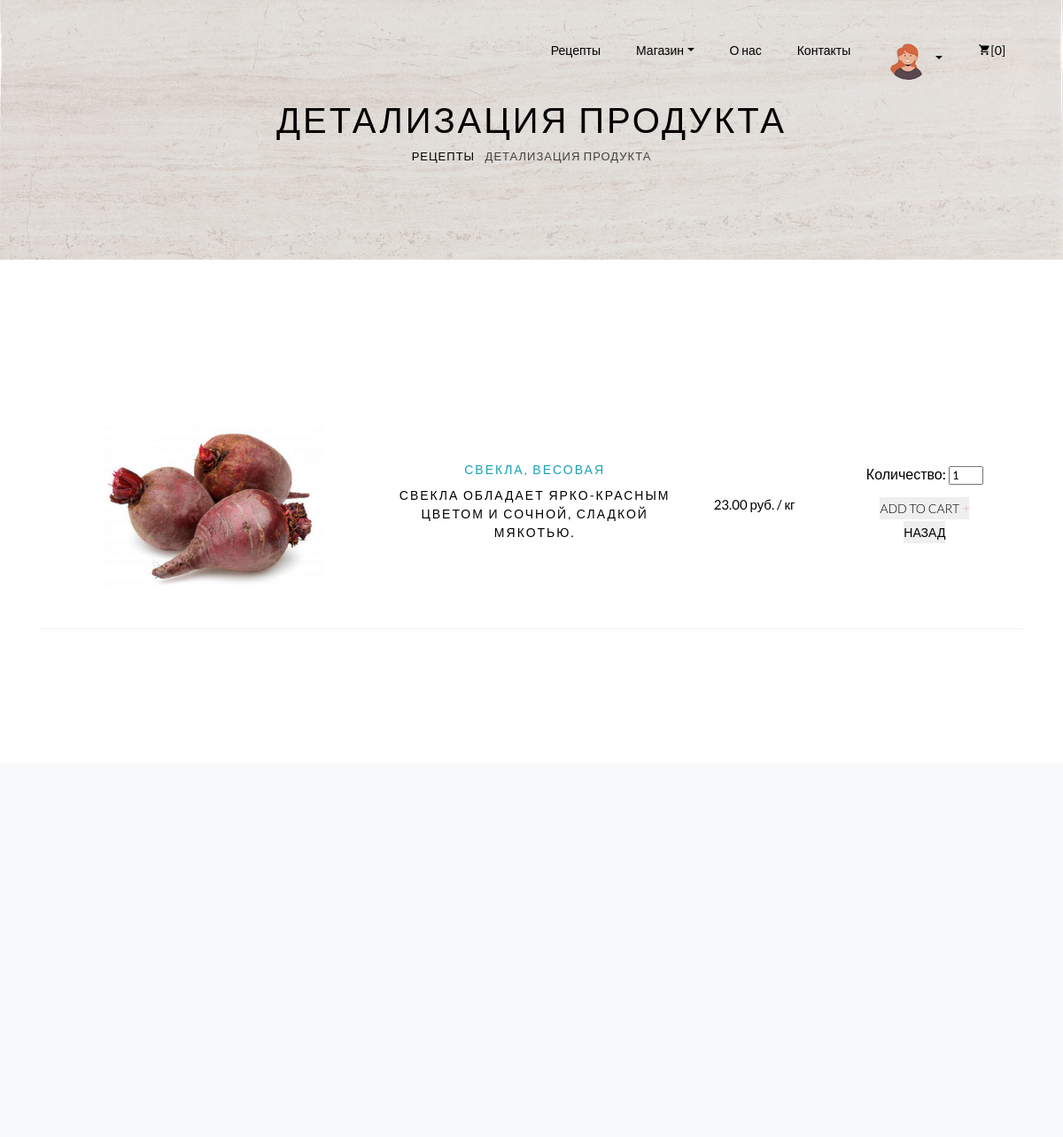
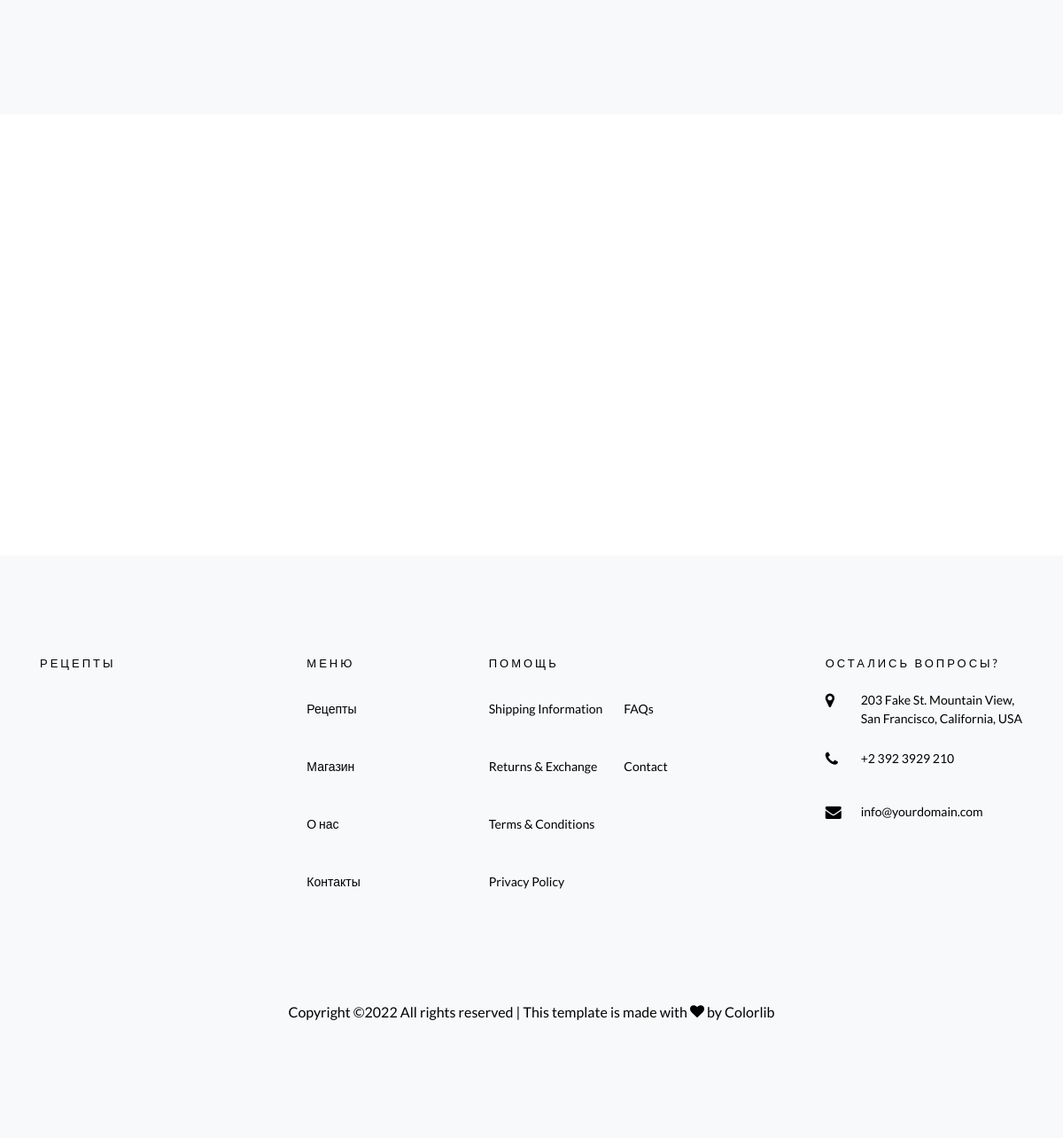
The page /shop/detail/1/ (signed in) on the database its author committed (2 pictures, top to bottom).
### shop/models.py (models this page shows, shortened)
class Product(models.Model):
    name = models.CharField(max_length=255, verbose_name='product_name')
    code = models.CharField(max_length=255,
                            verbose_name='product_code')  # по этому полю различаем продукт (код продукта)
    price = models.DecimalField(max_digits=20, decimal_places=2)
    unit = models.CharField(max_length=255, blank=True, null=True)  # единица измерения
    image_url = models.ImageField(upload_to='img_product')  # путь на изображение продукта
    note = models.TextField(blank=True, null=True)  # комментарий к продукту
    class Meta:  # все элементы отображаются по дате создания
        ordering = ['pk']

### shop/views.py (the view)
# urls.py: path('detail/<int:pk>/', views.ProductsDetailView.as_view(), name='detail'),
class ProductsDetailView(DetailView):
    model = Product
    template_name = 'shop/shop-details.html'

### templates/shop/shop-details.html (shortened to what this page needs)
{% extends 'base-page.html' %}
{% load static %}
{% block container  %}
<div class="hero-wrap hero-bread" style="background-image: url('{% static 'img/bg-66.jpg' %}');">
    <div class="container">
        <div class="row no-gutters slider-text align-items-center justify-content-center">
            <div class="col-md-9 ftco-animate text-center">
                <h1 class="mb-0 bread">Детализация продукта</h1>
                <p class="breadcrumbs"><span class="mr-2"><a href="{% url 'index' %}">Рецепты</a></span>
                    <span>Детализация продукта</span></p>
            </div>
        </div>
    </div>
</div>
<section class="ftco-section ftco-cart">
    <div class="container">
        <div class="row">
            <div class="col-md-12 ftco-animate">
                <div class="cart-list">
                    <table class="table">
                        <tbody>
                        <tr class="text-center">
                            <td class="image-prod">
                                <div class="img" style="background-image:url('{{ product.image_url.url }}');"></div>
                            </td>
                            <td class="product-name">
                                <h3 style="color:#17a2b8">{{ product.name }}</h3>
                                <h3>{{ product.note }}</h3>
                            </td>
                            <td class="price">{{ product.price }} руб. / {{ product.unit }}</td>
                            <td>
                                <form method="post" action="{% url 'add_item_to_cart' product.pk %}">
                                    <div class="categories__post__item__text">
                                        <h6 style="font-family:'Lato', Arial, sans-serif"><label class="form-label"
                                                                                                 for="id_quantity">Количество:</label>
                                            <input type="number" name="quantity" value="1" min="1" required
                                                   id="id_quantity" style="width: 3em">
                                        </h6>
                                    </div>
                                    <button type="submit">
                                        <a href="#" class="add-to-cart"><span>Add to cart<i
                                                class="ion-ios-add ml-1"></i></span></a>
                                    </button>
                                </form>
                                <form action="{% url 'shop' %}">
                                    <button type="submit">
                                        <a href="#" class="add-to-cart"><span>Назад</span></a>
                                    </button>
                                </form>
                            </td>
                        </tr>
                        </tbody>
                    </table>
                </div>
            </div>
        </div>
    </div>
</section>
{% endblock container  %}

### rows shown on the page
Product: image_url (picture), name "СВЕКЛА, ВЕСОВАЯ", note "СВЕКЛА ОБЛАДАЕТ ЯРКО-КРАСНЫМ ЦВЕТОМ И СОЧНОЙ, СЛАДКОЙ МЯКОТЬЮ.", price "23.00", unit "кг"
